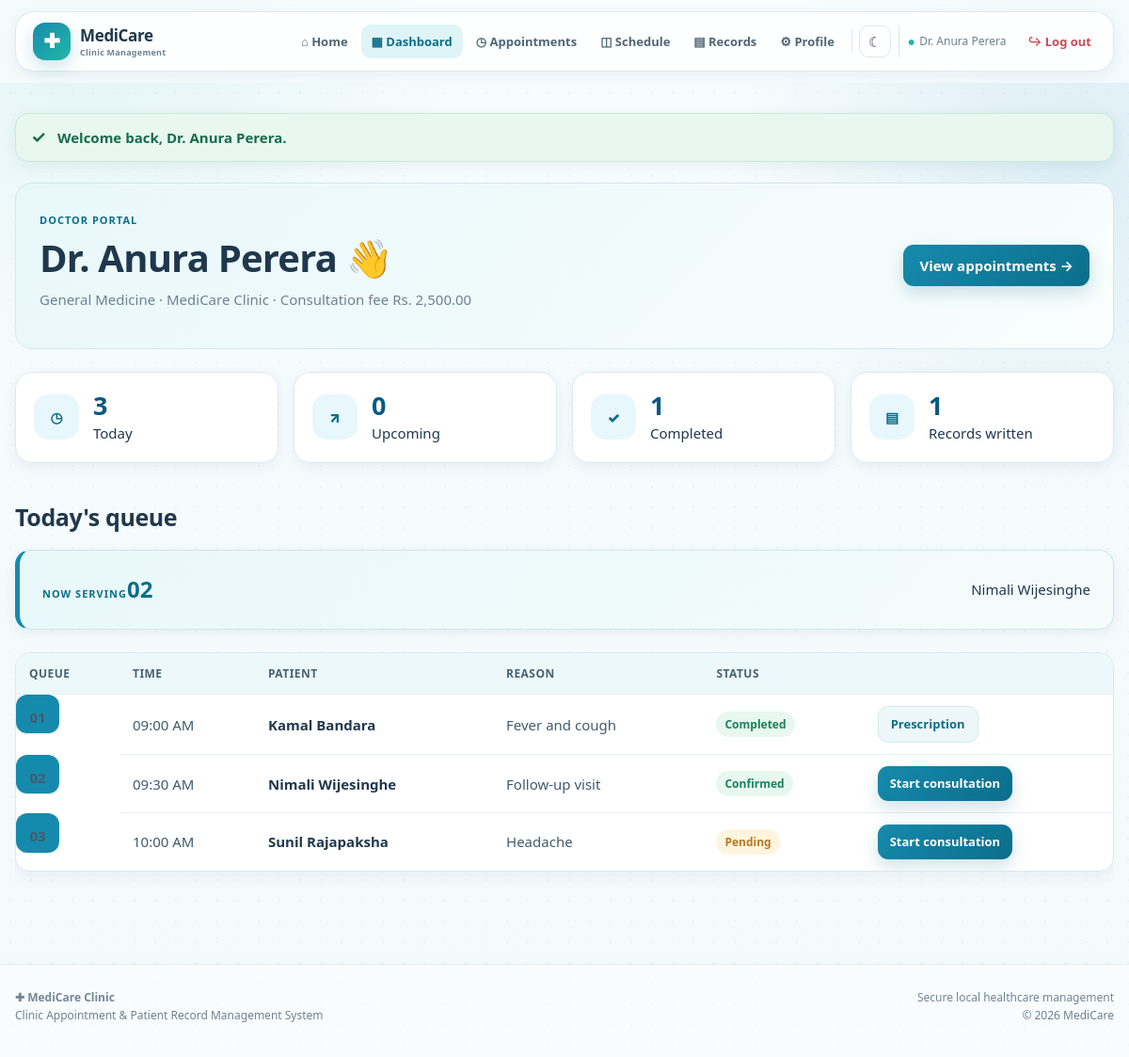
/index.php?page=doctor/dashboard (signed in), run on the app's committed database.
### tables this page shows
CREATE TABLE doctor (
    Doctor_ID   INT AUTO_INCREMENT PRIMARY KEY,
    First_Name  VARCHAR(50) NOT NULL,
    Last_Name   VARCHAR(50) NOT NULL,
    Phone       VARCHAR(20),
    Email       VARCHAR(100),
    Special_ID  INT,
    Clinic_ID   INT,
    User_ID     INT,
    Consultation_Fee DECIMAL(10,2) DEFAULT 2500.00,
    CONSTRAINT fk_doctor_special FOREIGN KEY (Special_ID) REFERENCES specialization(Special_ID),
    CONSTRAINT fk_doctor_clinic  FOREIGN KEY (Clinic_ID)  REFERENCES clinic(Clinic_ID),
    CONSTRAINT fk_doctor_user    FOREIGN KEY (User_ID)    REFERENCES user_account(User_ID)
);

CREATE TABLE specialization (
    Special_ID   INT AUTO_INCREMENT PRIMARY KEY,
    Special_Name VARCHAR(100) NOT NULL,
    Description  VARCHAR(255)
);

CREATE TABLE clinic (
    Clinic_ID   INT AUTO_INCREMENT PRIMARY KEY,
    Clinic_Name VARCHAR(100) NOT NULL,
    Address     VARCHAR(200),
    Contact_No  VARCHAR(20)
);

CREATE TABLE appointment (
    Appointment_ID   INT AUTO_INCREMENT PRIMARY KEY,
    Patient_ID       INT NOT NULL,
    Doctor_ID        INT NOT NULL,
    Schedule_ID      INT,
    Receptionist_ID  INT,
    Appointment_Date DATE NOT NULL,
    Time_Slot        TIME NOT NULL,
    Queue_No         INT,
    Status           ENUM('Pending','Confirmed','Completed','Cancelled','No-Show')
                     NOT NULL DEFAULT 'Pending',
    Reason           VARCHAR(255),
    Created_At       TIMESTAMP DEFAULT CURRENT_TIMESTAMP,

     
     
     
    Slot_Key TIME GENERATED ALWAYS AS (IF(Status = 'Cancelled', NULL, Time_Slot)) STORED,

    CONSTRAINT fk_appt_patient  FOREIGN KEY (Patient_ID)  REFERENCES patient(Patient_ID),
    CONSTRAINT fk_appt_doctor   FOREIGN KEY (Doctor_ID)   REFERENCES doctor(Doctor_ID),
    CONSTRAINT fk_appt_schedule FOREIGN KEY (Schedule_ID) REFERENCES doctor_schedule(Schedule_ID),
    CONSTRAINT fk_appt_recep    FOREIGN KEY (Receptionist_ID) REFERENCES receptionist(Receptionist_ID),
     
    CONSTRAINT uq_doctor_slot UNIQUE (Doctor_ID, Appointment_Date, Slot_Key)
);

### config/helpers.php (called while the page is built, shortened)
<?php
function e($value)
{
    return htmlspecialchars((string)$value, ENT_QUOTES, 'UTF-8');
}
function url($page = 'home')
{
    return 'index.php?page=' . $page;
}
function view($name, $data = [])
{
    extract($data);
    require __DIR__ . '/../views/layout/header.php';
    require __DIR__ . '/../views/' . $name . '.php';
    require __DIR__ . '/../views/layout/footer.php';
}
function user_name()
{
    return isset($_SESSION['user']) ? $_SESSION['user']['name'] : '';
}
function ref_id()
{
    return isset($_SESSION['user']) ? $_SESSION['user']['ref_id'] : 0;
}
function time_label($time)
{
    return date('h:i A', strtotime($time));
}
function money($amount)
{
    return 'Rs. ' . number_format((float)$amount, 2);
}
function queue_label($no)
{
    return $no ? str_pad($no, 2, '0', STR_PAD_LEFT) : '-';
}

### controllers/DoctorController.php (called while the page is built, shortened)
<?php
class DoctorController
{
    private $pdo;
    public function __construct($pdo)
    {
        $this->pdo = $pdo;
    }
    public function dashboard()
    {
        $appointment = new Appointment($this->pdo);
        $doctor      = new Doctor($this->pdo);
        $queue = $appointment->queue(ref_id(), date('Y-m-d'));
        $nowServing = null;
        foreach ($queue as $row) {
            if (in_array($row['Status'], ['Confirmed', 'Pending'], true)) {
                $nowServing = $row;
                break;
            }
        }
        view('doctor/dashboard', [
            'doctor'     => $doctor->find(ref_id()),
            'counts'     => $appointment->doctorCounts(ref_id()),
            'queue'      => $queue,
            'nowServing' => $nowServing,
            'title'      => 'Doctor Dashboard'
        ]);
    }
}

### index.php (called while the page is built, shortened)
<?php
require_once __DIR__ . '/config/database.php';
require_once __DIR__ . '/config/helpers.php';
require_once __DIR__ . '/models/Appointment.php';
require_once __DIR__ . '/models/People.php';
require_once __DIR__ . '/controllers/DoctorController.php';
$page = $_GET['page'] ?? 'home';
list($controllerName, $method) = $routes[$page];
$controller = new $controllerName($pdo);
$controller->$method();

### models/People.php (called while the page is built, shortened)
<?php
class Doctor
{
    private $pdo;
    public function __construct($pdo) { $this->pdo = $pdo; }
    public function find($id)
    {
        $stmt = $this->pdo->prepare(
            "SELECT d.*,
                    CONCAT('Dr. ',d.First_Name,' ',d.Last_Name) AS Doctor_Name,
                    s.Special_Name, c.Clinic_Name, c.Address, c.Contact_No
             FROM doctor d
             LEFT JOIN specialization s ON d.Special_ID = s.Special_ID
             LEFT JOIN clinic c         ON d.Clinic_ID  = c.Clinic_ID
             WHERE d.Doctor_ID = ?"
        );
        $stmt->execute([$id]);
        return $stmt->fetch();
    }
}

### models/Appointment.php (called while the page is built, shortened)
<?php
class Appointment
{
    private $pdo;
    public function __construct($pdo) { $this->pdo = $pdo; }
    public function queue($doctorId, $date)
    {
        $stmt = $this->pdo->prepare(
            "SELECT a.*,
                    CONCAT(p.First_Name,' ',p.Last_Name) AS Patient_Name,
                    p.Phone,
                    r.Record_ID
             FROM appointment a
             JOIN patient p ON a.Patient_ID = p.Patient_ID
             LEFT JOIN medical_record r ON r.Appointment_ID = a.Appointment_ID
             WHERE a.Doctor_ID = ? AND a.Appointment_Date = ?
               AND a.Status <> 'Cancelled'
             ORDER BY a.Queue_No"
        );
        $stmt->execute([$doctorId, $date]);
        return $stmt->fetchAll();
    }
    public function doctorCounts($doctorId)
    {
        $stmt = $this->pdo->prepare(
            "SELECT
               (SELECT COUNT(*) FROM appointment
                  WHERE Doctor_ID = :a AND Appointment_Date = CURDATE()
                    AND Status <> 'Cancelled')                       AS today,
               (SELECT COUNT(*) FROM appointment
                  WHERE Doctor_ID = :b AND Appointment_Date > CURDATE()
                    AND Status <> 'Cancelled')                       AS upcoming,
               (SELECT COUNT(*) FROM appointment
                  WHERE Doctor_ID = :c AND Status = 'Completed')     AS completed,
               (SELECT COUNT(*) FROM medical_record r
                  JOIN appointment a ON r.Appointment_ID = a.Appointment_ID
                  WHERE a.Doctor_ID = :d)                            AS records"
        );
        $stmt->execute(['a' => $doctorId, 'b' => $doctorId, 'c' => $doctorId, 'd' => $doctorId]);
        return $stmt->fetch();
    }
}

### views/doctor/dashboard.php (the view)
<div class="dashboard-welcome">
    <div><span class="eyebrow">Doctor portal</span><h1><?= e(user_name()) ?> 👋</h1><p class="muted"><?= e($doctor['Special_Name']) ?> · <?= e($doctor['Clinic_Name']) ?> · Consultation fee <?= money($doctor['Consultation_Fee']) ?></p></div>
    <a class="btn" href="<?= url('doctor/appointments') ?>">View appointments →</a>
</div>
<div class="stats-grid">
    <div class="card stat-card"><span class="stat-icon">◷</span><div><span class="stat-no"><?= (int)$counts['today'] ?></span><span>Today</span></div></div>
    <div class="card stat-card"><span class="stat-icon">↗</span><div><span class="stat-no"><?= (int)$counts['upcoming'] ?></span><span>Upcoming</span></div></div>
    <div class="card stat-card"><span class="stat-icon">✓</span><div><span class="stat-no"><?= (int)$counts['completed'] ?></span><span>Completed</span></div></div>
    <div class="card stat-card"><span class="stat-icon">▤</span><div><span class="stat-no"><?= (int)$counts['records'] ?></span><span>Records written</span></div></div>
</div>
<h2>Today's queue</h2>
<div class="now-serving"><div><span class="eyebrow">Now serving</span><strong><?= $nowServing ? queue_label($nowServing['Queue_No']) : '--' ?></strong></div><span><?= $nowServing ? e($nowServing['Patient_Name']) : 'Queue is clear' ?></span></div>
<?php if (!$queue): ?><div class="empty-state"><div class="empty-icon">✓</div><h3>No appointments today</h3><p class="muted">Your queue is clear.</p></div><?php else: ?>
<div class="table-card"><table class="table"><thead><tr><th>Queue</th><th>Time</th><th>Patient</th><th>Reason</th><th>Status</th><th></th></tr></thead><tbody><?php foreach ($queue as $q): ?><tr><td class="queue-no"><?= queue_label($q['Queue_No']) ?></td><td><?= time_label($q['Time_Slot']) ?></td><td><strong><?= e($q['Patient_Name']) ?></strong></td><td><?= e($q['Reason']) ?></td><td><span class="badge badge-<?= strtolower(str_replace('-', '', $q['Status'])) ?>"><?= e($q['Status']) ?></span></td><td><?php if ($q['Record_ID']): ?><a class="btn btn-small btn-light" href="<?= url('doctor/prescription') ?>&id=<?= (int)$q['Record_ID'] ?>">Prescription</a><?php else: ?><a class="btn btn-small" href="<?= url('doctor/consultation') ?>&id=<?= (int)$q['Appointment_ID'] ?>">Start consultation</a><?php endif; ?></td></tr><?php endforeach; ?></tbody></table></div>
<?php endif; ?>

### data on the page
doctor: Special_ID.Special_Name "General Medicine", Clinic_ID.Clinic_Name "MediCare Clinic", Consultation_Fee "Rs. 2,500.00"
appointment: Queue_No "02", Time_Slot "09:30 AM", Patient_Name "Nimali Wijesinghe", Reason "Follow-up visit", Status "Confirmed"
appointment: Queue_No "01", Time_Slot "09:00 AM", Patient_Name "Kamal Bandara", Reason "Fever and cough", Status "Completed"
appointment: Queue_No "03", Time_Slot "10:00 AM", Patient_Name "Sunil Rajapaksha", Reason "Headache", Status "Pending"

### other printed values
user_name() "Dr. Anura Perera"
$flash['text'] "Welcome back, Dr. Anura Perera."
$counts['today'] "3"
$counts['upcoming'] "0"
$counts['completed'] "1"
$counts['records'] "1"
$nowServing['Patient_Name'] "Nimali Wijesinghe"
